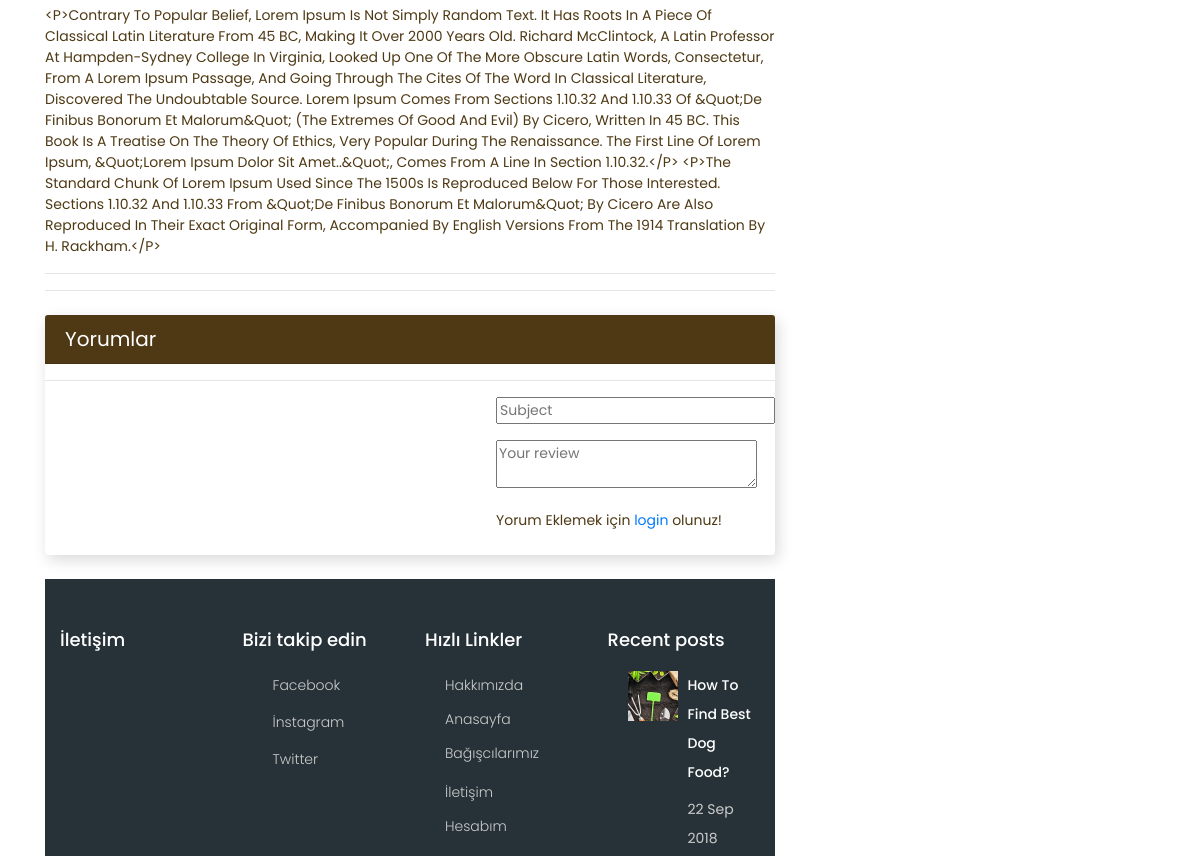
The page /product/9/konser-etkinligi/ (middle part) on the database as committed earlier.
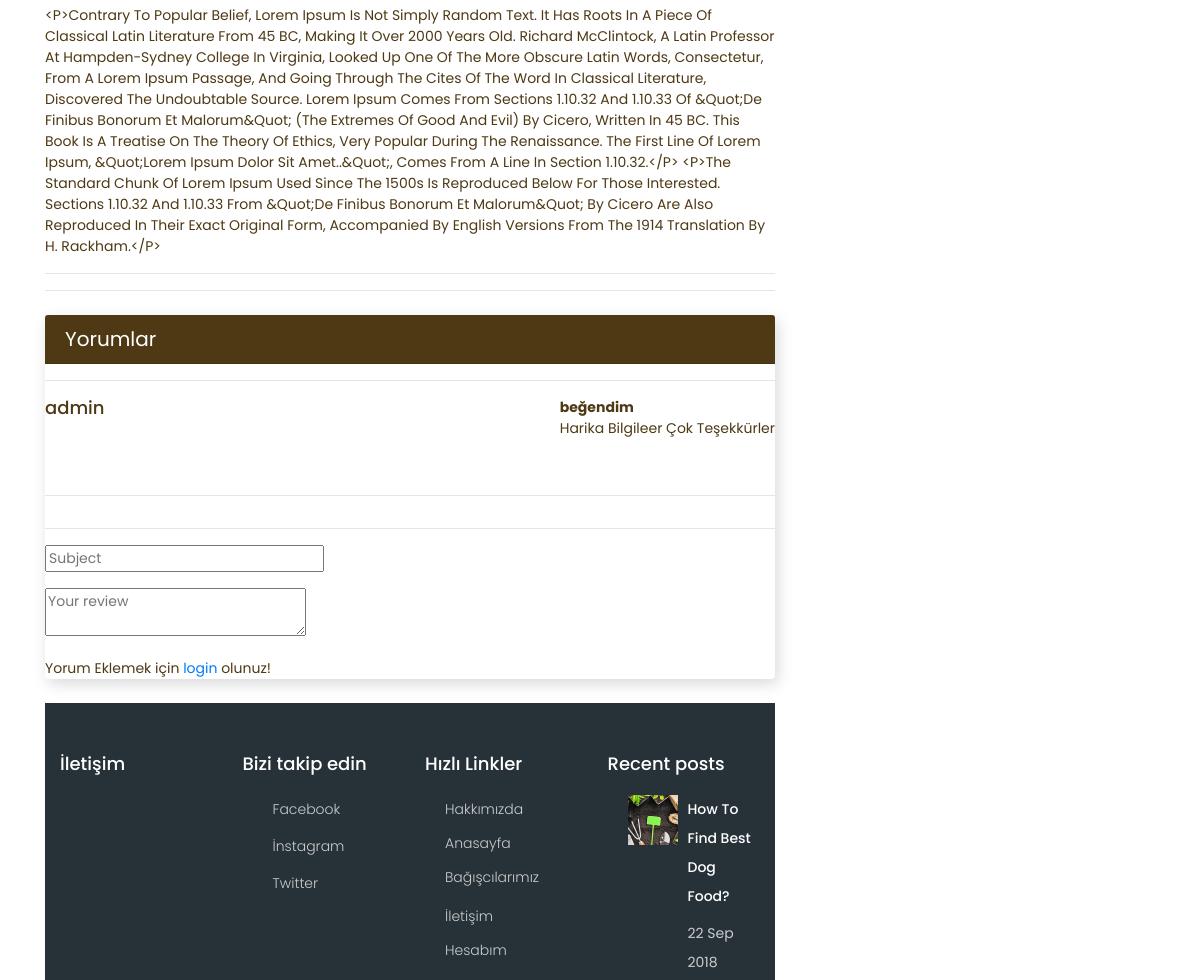
The same page on the database as committed later.
### content/models.py (models this page shows, shortened)
class Comment(models.Model):
    STATUS = (
        ('New', 'Yeni'),
        ('True', 'Evet'),
        ('False', 'Hayır'),
    )
    product = models.ForeignKey(Product,on_delete=models.CASCADE)
    user = models.ForeignKey(User,on_delete=models.CASCADE)
    subject = models.CharField(max_length=50,blank=True)
    comment = models.TextField(max_length=200,blank=True)
    status = models.CharField(max_length=10,choices=STATUS,default='New')
    ip = models.CharField(blank=True,max_length=20)
    create_at = models.DateTimeField(auto_now_add=True)
    update_at = models.DateTimeField(auto_now=True)

### home/views.py (the view)
# urls.py: path('product/<int:id>/<slug:slug>/', views.product_detail, name='product_detail'),
def product_detail(request,id,slug):
    category = Category.objects.all()
    product = Product.objects.get(pk=id)
    comments = Comment.objects.filter(product_id=id, status='True')
    images= Images.objects.filter(icerik_id=id)
    context = {'product': product,'category': category, 'slug': slug,'images': images,'comments': comments}
    return render(request, 'product_detail.html',context)

### content/models.py (called while the page is built)
    def __str__(self):
        full_path = [self.title]
        k = self.parent
        while k is not None:
            full_path.append(k.title)
            k = k.parent
        return ' -> '.join(full_path[::-1])

### home/templates/product_detail.html (shortened to what this page needs)
{% extends "Homebase.html" %}
{% block body %}
    <div class="container">
        <div class="about-main">
            <div class="row">
                <div class="col-lg-8">
                    <p>{{ product.detail}}</p>
                    <hr>
                <hr>
                <div class="blog-right-side">
				<div class="card my-4">
					<h5 class="card-header">Yorumlar</h5>
                <hr>
                <div class="media mb-4">
                    {% for rs in comments %}
            <div class="media-body">
              <h5 class="mt-0">{{ rs.user.username}}</h5>
            </div>
                        <div><b>{{ rs.subject }}</b>
                                        <p>{{ rs.comment }}</p>
                                    </div>
          </div>
{% endfor %}
                 <hr>
                 <hr>
                <div>
                                <form class="form-style-9" action="/content/addcomment/{{ product.id }}" method="post" >
                                    <div class="form-group">
                                        <input class="field-style field-split align-middle" type="text" name="subject" id="id_subject" placeholder="Subject"/>
                                    </div>
                                    <div class="form-group">
                                        <textarea class="field-style" name="comment" id="id_comment" placeholder="Your review"></textarea>
                                    </div>
                                    {% if user.id is not None %}
                                        <button class="btn-info">Send Comment</button>
                                    {% else %}
                                        Yorum Eklemek için <a href="/login">login</a>  olunuz!
                                    {% endif %}
                                </form>
                            </div>
                </div>
            </div>
{% endblock %}

Rows that differ between the two databases and show on the page:
added Comment: user.username "admin", subject "beğendim", comment "Harika Bilgileer Çok Teşekkürler"
